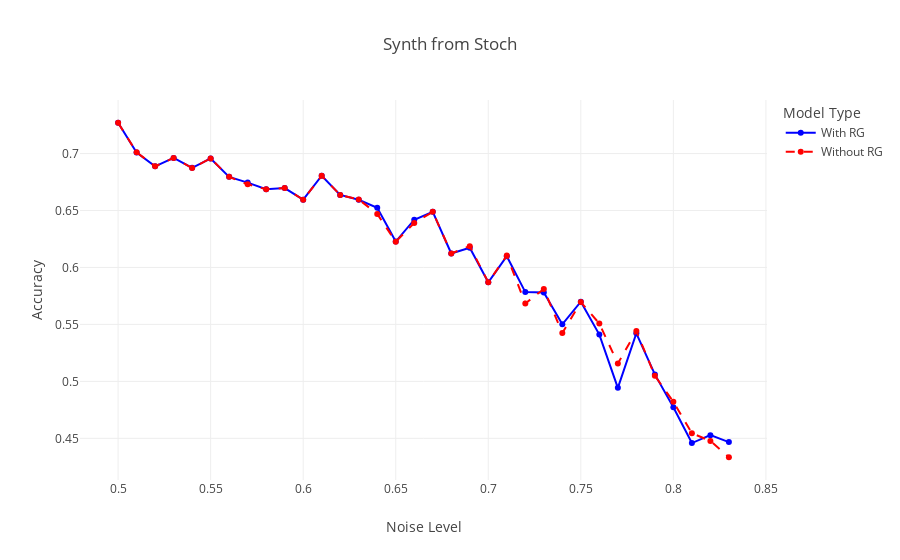

Here is the notebook cell this chart was saved with:
### Code cell
accuracies = [v[0] for v in results_measures[0].values()]
accuracies_not_mat = [v[0] for v in results_measures[1].values()]
noise_levels_bar = [float(x) for x in noise_levels]

fig = go.Figure()

fig.add_trace(go.Scatter(x=noise_levels_bar, y=accuracies, mode='lines+markers', name='With RG',
                         line=dict(color='blue', dash='solid')))
fig.add_trace(go.Scatter(x=noise_levels_bar, y=accuracies_not_mat, mode='lines+markers', name='Without RG',
                         line=dict(color='red', dash='dash')))

fig.update_layout(title='Synth from Stoch',
                  xaxis_title='Noise Level',
                  yaxis_title='Accuracy',
                  legend_title='Model Type')

fig.show()

### Figure 1 — Plotly figure (JSON) as saved in the notebook; plotly's stock layout.template omitted (floating-point values rounded to 4 significant figures)
{"data": [{"line": {"color": "blue", "dash": "solid"}, "mode": "lines+markers", "name": "With RG", "x": [0.5, 0.51, 0.52, 0.53, 0.54, 0.55, 0.56, 0.57, 0.58, 0.59, 0.6, 0.61, 0.62, 0.63, 0.64, 0.65, 0.66, 0.67, 0.68, 0.69, 0.7, 0.71, 0.72, 0.73, 0.74, 0.75, 0.76, 0.77, 0.78, 0.79, 0.8, 0.81, 0.82, 0.83], "y": [0.727, 0.7009, 0.6888, 0.6961, 0.6874, 0.6957, 0.6795, 0.6745, 0.6686, 0.6697, 0.6595, 0.6805, 0.6636, 0.6594, 0.6524, 0.6227, 0.6419, 0.6488, 0.6123, 0.6174, 0.587, 0.6099, 0.5784, 0.5781, 0.5501, 0.5699, 0.5411, 0.4943, 0.5422, 0.5061, 0.4774, 0.4459, 0.4528, 0.4467], "type": "scatter"}, {"line": {"color": "red", "dash": "dash"}, "mode": "lines+markers", "name": "Without RG", "x": [0.5, 0.51, 0.52, 0.53, 0.54, 0.55, 0.56, 0.57, 0.58, 0.59, 0.6, 0.61, 0.62, 0.63, 0.64, 0.65, 0.66, 0.67, 0.68, 0.69, 0.7, 0.71, 0.72, 0.73, 0.74, 0.75, 0.76, 0.77, 0.78, 0.79, 0.8, 0.81, 0.82, 0.83], "y": [0.727, 0.701, 0.6888, 0.6961, 0.6873, 0.6957, 0.6795, 0.6729, 0.6686, 0.6698, 0.6594, 0.6805, 0.6635, 0.6597, 0.647, 0.6226, 0.639, 0.6488, 0.6123, 0.6187, 0.587, 0.6104, 0.5684, 0.5811, 0.5425, 0.5696, 0.5507, 0.5156, 0.5442, 0.5049, 0.4821, 0.4545, 0.4478, 0.4334], "type": "scatter"}], "layout": {"title": {"text": "Synth from Stoch"}, "xaxis": {"title": {"text": "Noise Level"}}, "yaxis": {"title": {"text": "Accuracy"}}, "legend": {"title": {"text": "Model Type"}}}}
